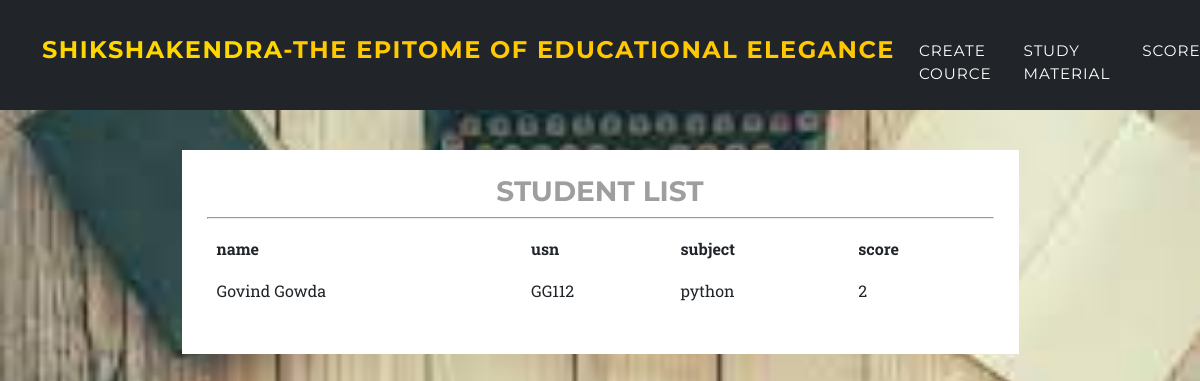
The app's page /score with its own data.
### tables this page shows
CREATE TABLE scores (name TEXT, usn TEXT, subject TEXT, score TEXT);

### app.py (the view)
@app.route('/score')
def score():
    con = sqlite3.connect('database.db')
    cr = con.cursor()
    query = "SELECT * FROM scores"
    cr.execute(query)
    result = cr.fetchall()
    if result:
        headings = []
        List = cr.execute("select * from scores")
        for row in List.description:
            headings.append(row[0])
        return render_template('score.html', result=result, headings=headings)
    else:
        return render_template('score.html', msg="data not found")

### templates/score.html (shortened to what this page needs)
<!DOCTYPE html>
<html lang="en">
    <head>
        <link href="http://127.0.0.1:5000/static/css/styles.css" rel="stylesheet" />
    </head>
    <body id="page-top">
        <nav class="navbar navbar-expand-lg navbar-dark fixed-top" id="mainNav">
            <div class="container">
                <a class="navbar-brand h1" href="/admin"> <span style="color: gold;"> Shikshakendra</span>-The Epitome of Educational Elegance</a>
                <div class="collapse navbar-collapse" id="navbarResponsive">
                    <ul class="navbar-nav text-uppercase ms-auto py-4 py-lg-0">
                        <li class="nav-item"><a class="nav-link" href="/video">Create Cource</a></li>
                        <li class="nav-item"><a class="nav-link" href="/material">Study Material</a></li>
                        <li class="nav-item"><a class="nav-link" href="/score">Score</a></li>
                    </ul>
                </div>
            </div>
        </nav>
        <div class="container"  id="row">
           <div id="Box">
            {% if result %}
            <div id="Table" >
              <center><h3>STUDENT LIST</h3></center>
              <hr>
            <table class="table" style="text-align: left;">
              <tr>
                {% for head in headings %}
                  <th>{{ head }}</th>
                {% endfor %}
              </tr>
              {% for row in result %}
                  <tr>
                    {% for col in row %}
                    <td>
                      {{col}}
                    </td>
                  {% endfor %}
                  </tr>
                {% endfor %}
            </table>
        {% endif %}
           </div>
        </div>
    </body>
</html>

### templates/score.html (style rules this page uses)
#Box { padding: 25px; background-color: white; height: auto; width: 75%; margin: auto; }
#row { margin-top:150px; }
body { background-repeat: no-repeat; background-size: cover; background-attachment: fixed; }

### records on screen
scores: name "Govind Gowda", usn "GG112", subject "python", row "2"

### other values on screen
{{ head }} "name" "usn" "subject" "score"
